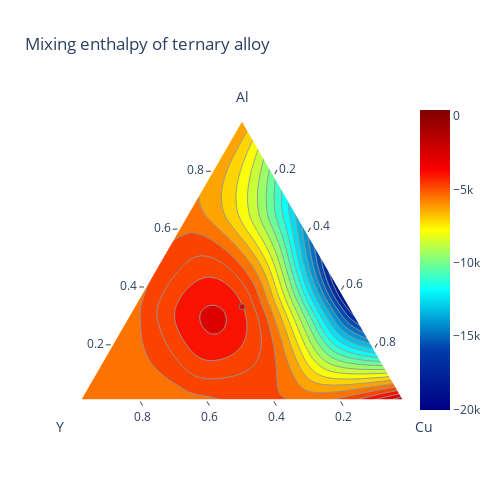

Write notebook code for a chart like this one.
### Code cell
import plotly.figure_factory as ff
import numpy as np
Al = np.array([0. , 0. , 0., 0., 1./3, 1./3, 1./3, 2./3, 2./3, 1.])
Cu = np.array([0., 1./3, 2./3, 1., 0., 1./3, 2./3, 0., 1./3, 0.])
Y = 1 - Al - Cu
# synthetic data for mixing enthalpy
# See https://pycalphad.org/docs/latest/examples/TernaryExamples.html
enthalpy = 2.e6 * (Al - 0.01) * Cu * (Al - 0.52) * (Cu - 0.48) * (Y - 1)**2 - 5000
fig = ff.create_ternary_contour(np.array([Al, Y, Cu]), enthalpy,
                                pole_labels=['Al', 'Y', 'Cu'],
                                interp_mode='cartesian',
                                ncontours=20,
                                colorscale='Jet',
                                showscale=True,
                                showmarkers=True,
                                title='Mixing enthalpy of ternary alloy')
fig.show()

### Figure 1 — Plotly figure (JSON) as saved in the notebook; plotly's stock layout.template omitted (floating-point values rounded to 4 significant figures; data arrays with more than 128 entries replaced by an {"elided": "..."} marker saying what was removed)
{"data": [{"a": [1, 0, 0], "b": [0, 1, 0], "c": [0, 0, 1], "fill": "toself", "fillcolor": "rgb(128.0, 0.0, 0.0)", "hoverinfo": "skip", "line": {"color": "rgb(150, 150, 150)", "shape": "spline", "width": 1}, "mode": "lines", "name": "408.000", "showlegend": true, "type": "scatterternary"}, {"a": {"elided": "602 float values"}, "b": {"elided": "602 float values"}, "c": {"elided": "602 float values"}, "fill": "toself", "fillcolor": "rgb(174.47619047619054, 0.0, 0.0)", "hoverinfo": "skip", "line": {"color": "rgb(150, 150, 150)", "shape": "spline", "width": 1}, "mode": "lines", "name": "-564.849", "showlegend": true, "type": "scatterternary"}, {"a": {"elided": "608 float values"}, "b": {"elided": "608 float values"}, "c": {"elided": "608 float values"}, "fill": "toself", "fillcolor": "rgb(220.95238095238105, 0.0, 0.0)", "hoverinfo": "skip", "line": {"color": "rgb(150, 150, 150)", "shape": "spline", "width": 1}, "mode": "lines", "name": "-1537.698", "showlegend": true, "type": "scatterternary"}, {"a": {"elided": "615 float values"}, "b": {"elided": "615 float values"}, "c": {"elided": "615 float values"}, "fill": "toself", "fillcolor": "rgb(250.35714285714286, 18.21428571428575, 0.0)", "hoverinfo": "skip", "line": {"color": "rgb(150, 150, 150)", "shape": "spline", "width": 1}, "mode": "lines", "name": "-2510.547", "showlegend": true, "type": "scatterternary"}, {"a": {"elided": "624 float values"}, "b": {"elided": "624 float values"}, "c": {"elided": "624 float values"}, "fill": "toself", "fillcolor": "rgb(251.3095238095238, 66.78571428571428, 0.0)", "hoverinfo": "skip", "line": {"color": "rgb(150, 150, 150)", "shape": "spline", "width": 1}, "mode": "lines", "name": "-3483.396", "showlegend": true, "type": "scatterternary"}, {"a": {"elided": "691 float values"}, "b": {"elided": "691 float values"}, "c": {"elided": "691 float values"}, "fill": "toself", "fillcolor": "rgb(252.26190476190476, 115.35714285714289, 0.0)", "hoverinfo": "skip", "line": {"color": "rgb(150, 150, 150)", "shape": "spline", "width": 1}, "mode": "lines", "name": "-4456.245", "showlegend": true, "type": "scatterternary"}, {"a": {"elided": "615 float values"}, "b": {"elided": "615 float values"}, "c": {"elided": "615 float values"}, "fill": "toself", "fillcolor": "rgb(253.21428571428572, 163.92857142857153, 0.0)", "hoverinfo": "skip", "line": {"color": "rgb(150, 150, 150)", "shape": "spline", "width": 1}, "mode": "lines", "name": "-5429.093", "showlegend": true, "type": "scatterternary"}, {"a": {"elided": "563 float values"}, "b": {"elided": "563 float values"}, "c": {"elided": "563 float values"}, "fill": "toself", "fillcolor": "rgb(254.16666666666666, 212.50000000000003, 0.0)", "hoverinfo": "skip", "line": {"color": "rgb(150, 150, 150)", "shape": "spline", "width": 1}, "mode": "lines", "name": "-6401.942", "showlegend": true, "type": "scatterternary"}, {"a": {"elided": "521 float values"}, "b": {"elided": "521 float values"}, "c": {"elided": "521 float values"}, "fill": "toself", "fillcolor": "rgb(249.04761904761907, 255.0, 6.071428571428555)", "hoverinfo": "skip", "line": {"color": "rgb(150, 150, 150)", "shape": "spline", "width": 1}, "mode": "lines", "name": "-7374.791", "showlegend": true, "type": "scatterternary"}, {"a": {"elided": "483 float values"}, "b": {"elided": "483 float values"}, "c": {"elided": "483 float values"}, "fill": "toself", "fillcolor": "rgb(201.4285714285714, 255.0, 54.64285714285717)", "hoverinfo": "skip", "line": {"color": "rgb(150, 150, 150)", "shape": "spline", "width": 1}, "mode": "lines", "name": "-8347.640", "showlegend": true, "type": "scatterternary"}, {"a": {"elided": "295 float values"}, "b": {"elided": "295 float values"}, "c": {"elided": "295 float values"}, "fill": "toself", "fillcolor": "rgb(251.3095238095238, 66.78571428571428, 0.0)", "hoverinfo": "skip", "line": {"color": "rgb(150, 150, 150)", "shape": "spline", "width": 1}, "mode": "lines", "name": "-3483.396", "showlegend": true, "type": "scatterternary"}, {"a": {"elided": "451 float values"}, "b": {"elided": "451 float values"}, "c": {"elided": "451 float values"}, "fill": "toself", "fillcolor": "rgb(153.80952380952374, 255.0, 103.21428571428581)", "hoverinfo": "skip", "line": {"color": "rgb(150, 150, 150)", "shape": "spline", "width": 1}, "mode": "lines", "name": "-9320.489", "showlegend": true, "type": "scatterternary"}, {"a": {"elided": "419 float values"}, "b": {"elided": "419 float values"}, "c": {"elided": "419 float values"}, "fill": "toself", "fillcolor": "rgb(106.19047619047616, 255.0, 151.7857142857143)", "hoverinfo": "skip", "line": {"color": "rgb(150, 150, 150)", "shape": "spline", "width": 1}, "mode": "lines", "name": "-10293.338", "showlegend": true, "type": "scatterternary"}, {"a": {"elided": "387 float values"}, "b": {"elided": "387 float values"}, "c": {"elided": "387 float values"}, "fill": "toself", "fillcolor": "rgb(58.57142857142855, 255.0, 200.3571428571429)", "hoverinfo": "skip", "line": {"color": "rgb(150, 150, 150)", "shape": "spline", "width": 1}, "mode": "lines", "name": "-11266.187", "showlegend": true, "type": "scatterternary"}, {"a": {"elided": "298 float values"}, "b": {"elided": "298 float values"}, "c": {"elided": "298 float values"}, "fill": "toself", "fillcolor": "rgb(252.26190476190476, 115.35714285714289, 0.0)", "hoverinfo": "skip", "line": {"color": "rgb(150, 150, 150)", "shape": "spline", "width": 1}, "mode": "lines", "name": "-4456.245", "showlegend": true, "type": "scatterternary"}, {"a": {"elided": "359 float values"}, "b": {"elided": "359 float values"}, "c": {"elided": "359 float values"}, "fill": "toself", "fillcolor": "rgb(10.952380952380931, 255.0, 248.92857142857144)", "hoverinfo": "skip", "line": {"color": "rgb(150, 150, 150)", "shape": "spline", "width": 1}, "mode": "lines", "name": "-12239.036", "showlegend": true, "type": "scatterternary"}, {"a": {"elided": "203 float values"}, "b": {"elided": "203 float values"}, "c": {"elided": "203 float values"}, "fill": "toself", "fillcolor": "rgb(250.35714285714286, 18.21428571428575, 0.0)", "hoverinfo": "skip", "line": {"color": "rgb(150, 150, 150)", "shape": "spline", "width": 1}, "mode": "lines", "name": "-2510.547", "showlegend": true, "type": "scatterternary"}, {"a": {"elided": "325 float values"}, "b": {"elided": "325 float values"}, "c": {"elided": "325 float values"}, "fill": "toself", "fillcolor": "rgb(4.166666666666666, 222.49999999999997, 240.83333333333331)", "hoverinfo": "skip", "line": {"color": "rgb(150, 150, 150)", "shape": "spline", "width": 1}, "mode": "lines", "name": "-13211.885", "showlegend": true, "type": "scatterternary"}, {"a": {"elided": "293 float values"}, "b": {"elided": "293 float values"}, "c": {"elided": "293 float values"}, "fill": "toself", "fillcolor": "rgb(3.214285714285714, 185.35714285714283, 224.64285714285714)", "hoverinfo": "skip", "line": {"color": "rgb(150, 150, 150)", "shape": "spline", "width": 1}, "mode": "lines", "name": "-14184.734", "showlegend": true, "type": "scatterternary"}, {"a": {"elided": "259 float values"}, "b": {"elided": "259 float values"}, "c": {"elided": "259 float values"}, "fill": "toself", "fillcolor": "rgb(2.261904761904762, 148.21428571428572, 208.45238095238096)", "hoverinfo": "skip", "line": {"color": "rgb(150, 150, 150)", "shape": "spline", "width": 1}, "mode": "lines", "name": "-15157.583", "showlegend": true, "type": "scatterternary"}, {"a": {"elided": "227 float values"}, "b": {"elided": "227 float values"}, "c": {"elided": "227 float values"}, "fill": "toself", "fillcolor": "rgb(1.3095238095238093, 111.07142857142856, 192.26190476190476)", "hoverinfo": "skip", "line": {"color": "rgb(150, 150, 150)", "shape": "spline", "width": 1}, "mode": "lines", "name": "-16130.432", "showlegend": true, "type": "scatterternary"}, {"a": {"elided": "191 float values"}, "b": {"elided": "191 float values"}, "c": {"elided": "191 float values"}, "fill": "toself", "fillcolor": "rgb(0.357142857142857, 73.92857142857142, 176.07142857142856)", "hoverinfo": "skip", "line": {"color": "rgb(150, 150, 150)", "shape": "spline", "width": 1}, "mode": "lines", "name": "-17103.280", "showlegend": true, "type": "scatterternary"}, {"a": [0.3359, 0.3375, 0.3384, 0.3385, 0.3379, 0.3365, 0.335, 0.3343, 0.3312, 0.33, 0.3267, 0.325, 0.3203, 0.32, 0.315, 0.31, 0.3081, 0.305, 0.3, 0.295, 0.29, 0.285, 0.2834, 0.28, 0.275, 0.27, 0.2687, 0.265, 0.26, 0.2597, 0.255, 0.2531, 0.25, 0.2479, 0.245, 0.244, 0.2412, 0.24, 0.2394, 0.2386, 0.2387, 0.2398, 0.24, 0.2419, 0.245, 0.2451, 0.2497, 0.25, 0.255, 0.2565, 0.26, 0.265, 0.2669, 0.27, 0.275, 0.28, 0.285, 0.29, 0.295, 0.3, 0.305, 0.3081, 0.31, 0.315, 0.3186, 0.32, 0.325, 0.3253, 0.33, 0.33, 0.3334, 0.335, 0.3359], "b": [0.4071, 0.4112, 0.4158, 0.4207, 0.426, 0.4317, 0.4361, 0.4378, 0.4444, 0.4465, 0.4516, 0.4541, 0.4598, 0.4602, 0.4652, 0.4695, 0.4709, 0.4732, 0.4763, 0.4789, 0.4811, 0.4829, 0.4833, 0.4842, 0.485, 0.4856, 0.4856, 0.4856, 0.4852, 0.4851, 0.484, 0.4835, 0.4821, 0.481, 0.4789, 0.478, 0.4744, 0.4717, 0.4703, 0.4657, 0.4606, 0.4551, 0.4544, 0.4491, 0.4426, 0.4425, 0.4351, 0.4348, 0.4285, 0.4268, 0.4231, 0.4182, 0.4165, 0.414, 0.4103, 0.407, 0.4041, 0.4016, 0.3995, 0.3978, 0.3965, 0.396, 0.3957, 0.3955, 0.3957, 0.3959, 0.3973, 0.3974, 0.4, 0.4, 0.4033, 0.4057, 0.4071], "c": [0.2571, 0.2512, 0.2458, 0.2407, 0.236, 0.2317, 0.2289, 0.2278, 0.2244, 0.2235, 0.2216, 0.2209, 0.2198, 0.2198, 0.2198, 0.2205, 0.2209, 0.2218, 0.2237, 0.2261, 0.2289, 0.2321, 0.2333, 0.2358, 0.24, 0.2444, 0.2456, 0.2494, 0.2548, 0.2551, 0.261, 0.2635, 0.2679, 0.271, 0.2761, 0.278, 0.2844, 0.2883, 0.2903, 0.2957, 0.3006, 0.3051, 0.3056, 0.3091, 0.3124, 0.3125, 0.3151, 0.3152, 0.3165, 0.3168, 0.3169, 0.3168, 0.3165, 0.316, 0.3147, 0.313, 0.3109, 0.3084, 0.3055, 0.3022, 0.2985, 0.296, 0.2943, 0.2895, 0.2857, 0.2841, 0.2777, 0.2774, 0.27, 0.27, 0.2633, 0.2593, 0.2571], "fill": "toself", "fillcolor": "rgb(220.95238095238105, 0.0, 0.0)", "hoverinfo": "skip", "line": {"color": "rgb(150, 150, 150)", "shape": "spline", "width": 1}, "mode": "lines", "name": "-1537.698", "showlegend": true, "type": "scatterternary"}, {"a": {"elided": "157 float values"}, "b": {"elided": "157 float values"}, "c": {"elided": "157 float values"}, "fill": "toself", "fillcolor": "rgb(0.0, 45.71428571428571, 160.71428571428572)", "hoverinfo": "skip", "line": {"color": "rgb(150, 150, 150)", "shape": "spline", "width": 1}, "mode": "lines", "name": "-18076.129", "showlegend": true, "type": "scatterternary"}, {"a": [0.47, 0.465, 0.4601, 0.46, 0.455, 0.4501, 0.45, 0.445, 0.4402, 0.44, 0.435, 0.4302, 0.43, 0.425, 0.4202, 0.42, 0.415, 0.4103, 0.41, 0.405, 0.4003, 0.4, 0.395, 0.3903, 0.39, 0.385, 0.3803, 0.38, 0.375, 0.3703, 0.37, 0.365, 0.3603, 0.36, 0.355, 0.3503, 0.35, 0.345, 0.3403, 0.34, 0.335, 0.3302, 0.33, 0.325, 0.3202, 0.32, 0.315, 0.3101, 0.31, 0.305, 0.3001, 0.3, 0.295, 0.29, 0.29, 0.2887, 0.29, 0.2931, 0.295, 0.2978, 0.3, 0.3029, 0.305, 0.3084, 0.31, 0.3145, 0.315, 0.32, 0.3213, 0.325, 0.3287, 0.33, 0.335, 0.3362, 0.34, 0.3441, 0.345, 0.35, 0.3525, 0.355, 0.36, 0.3615, 0.365, 0.37, 0.3712, 0.375, 0.38, 0.3817, 0.385, 0.39, 0.3932, 0.395, 0.4, 0.405, 0.4058, 0.41, 0.415, 0.4199, 0.42, 0.425, 0.43, 0.435, 0.436, 0.44, 0.445, 0.45, 0.4548, 0.455, 0.46, 0.465, 0.47, 0.4701, 0.47], "b": [0.004944, 0.007461, 0.004949, 0.004898, 0.007417, 0.004928, 0.004857, 0.007377, 0.00491, 0.00482, 0.007342, 0.004894, 0.004788, 0.007312, 0.004881, 0.004762, 0.007287, 0.00487, 0.00474, 0.007267, 0.004861, 0.004723, 0.007253, 0.004856, 0.004712, 0.007244, 0.004853, 0.004706, 0.00724, 0.004853, 0.004706, 0.007243, 0.004856, 0.004712, 0.007252, 0.004862, 0.004725, 0.007268, 0.004872, 0.004745, 0.007291, 0.004886, 0.004772, 0.007322, 0.004904, 0.004808, 0.007362, 0.004928, 0.004855, 0.007413, 0.004957, 0.004913, 0.007476, 0.004991, 0.004983, 0.005647, 0.006514, 0.008458, 0.009575, 0.0111, 0.0122, 0.01355, 0.01444, 0.01578, 0.01632, 0.01774, 0.01786, 0.01906, 0.01934, 0.02002, 0.02067, 0.02089, 0.02172, 0.0219, 0.02243, 0.02294, 0.02304, 0.02353, 0.02373, 0.02391, 0.02419, 0.02424, 0.02435, 0.02441, 0.0244, 0.02436, 0.02423, 0.02415, 0.02399, 0.02367, 0.02342, 0.02326, 0.02277, 0.0222, 0.0221, 0.02155, 0.02082, 0.02005, 0.02003, 0.01916, 0.01822, 0.01722, 0.01701, 0.01614, 0.015, 0.01381, 0.0126, 0.01255, 0.01122, 0.009839, 0.008399, 0.004972, 0.004944], "c": [0.5251, 0.5275, 0.5349, 0.5351, 0.5376, 0.5449, 0.5451, 0.5476, 0.5549, 0.5552, 0.5577, 0.5649, 0.5652, 0.5677, 0.5749, 0.5752, 0.5777, 0.5849, 0.5853, 0.5877, 0.5949, 0.5953, 0.5977, 0.6049, 0.6053, 0.6078, 0.6149, 0.6153, 0.6178, 0.6249, 0.6253, 0.6278, 0.6349, 0.6353, 0.6377, 0.6449, 0.6453, 0.6477, 0.6549, 0.6553, 0.6577, 0.6649, 0.6652, 0.6677, 0.6749, 0.6752, 0.6776, 0.6849, 0.6851, 0.6876, 0.695, 0.6951, 0.6975, 0.705, 0.705, 0.7056, 0.7035, 0.6985, 0.6954, 0.6911, 0.6878, 0.6835, 0.6806, 0.6758, 0.6737, 0.6677, 0.6671, 0.6609, 0.6593, 0.655, 0.6507, 0.6491, 0.6433, 0.6419, 0.6376, 0.6329, 0.632, 0.6265, 0.6237, 0.6211, 0.6158, 0.6142, 0.6107, 0.6056, 0.6044, 0.6006, 0.5958, 0.5942, 0.591, 0.5863, 0.5834, 0.5817, 0.5772, 0.5728, 0.5721, 0.5685, 0.5642, 0.56, 0.56, 0.5558, 0.5518, 0.5478, 0.547, 0.5439, 0.54, 0.5362, 0.5326, 0.5325, 0.5288, 0.5252, 0.5216, 0.525, 0.5251], "fill": "toself", "fillcolor": "rgb(0.0, 22.857142857142854, 145.85714285714286)", "hoverinfo": "skip", "line": {"color": "rgb(150, 150, 150)", "shape": "spline", "width": 1}, "mode": "lines", "name": "-19048.978", "showlegend": true, "type": "scatterternary"}, {"a": [0, 0, 0, 0, 0.3333, 0.3333, 0.3333, 0.6667, 0.6667, 1], "b": [1, 0.6667, 0.3333, 0, 0.6667, 0.3333, 1.11e-16, 0.3333, 5.551e-17, 0], "c": [0, 0.3333, 0.6667, 1, 0, 0.3333, 0.6667, 0, 0.3333, 0], "hovertemplate": "Al: %{a:.3f}<br>Y: %{b:.3f}<br>Cu: %{c:.3f}<br>z: %{marker.color:.3f}<extra></extra>", "marker": {"color": [-5000, -5056.0, -4425.0, 408, -5000, -2377.0, -20020.0, -5000, -14420.0, -5000], "colorscale": [[0, "rgb(0,0,131)"], [0.2, "rgb(0,60,170)"], [0.4, "rgb(5,255,255)"], [0.6, "rgb(255,255,0)"], [0.8, "rgb(250,0,0)"], [1, "rgb(128,0,0)"]], "line": {"color": "rgb(120, 120, 120)", "width": 1}}, "mode": "markers", "opacity": 1, "type": "scatterternary"}, {"a": [null], "b": [null], "c": [null], "marker": {"cmax": 408, "cmin": -20020.0, "colorscale": [[0, "rgb(0,0,131)"], [0.2, "rgb(0,60,170)"], [0.4, "rgb(5,255,255)"], [0.6, "rgb(255,255,0)"], [0.8, "rgb(250,0,0)"], [1, "rgb(128,0,0)"]], "showscale": true}, "mode": "markers", "type": "scatterternary"}], "layout": {"height": 500, "showlegend": false, "ternary": {"aaxis": {"linewidth": 2, "min": 0.01, "ticks": "outside", "title": {"text": "Al"}}, "baxis": {"linewidth": 2, "min": 0.01, "ticks": "outside", "title": {"text": "Y"}}, "caxis": {"linewidth": 2, "min": 0.01, "ticks": "outside", "title": {"text": "Cu"}}, "sum": 1}, "title": {"text": "Mixing enthalpy of ternary alloy"}, "width": 500}}
